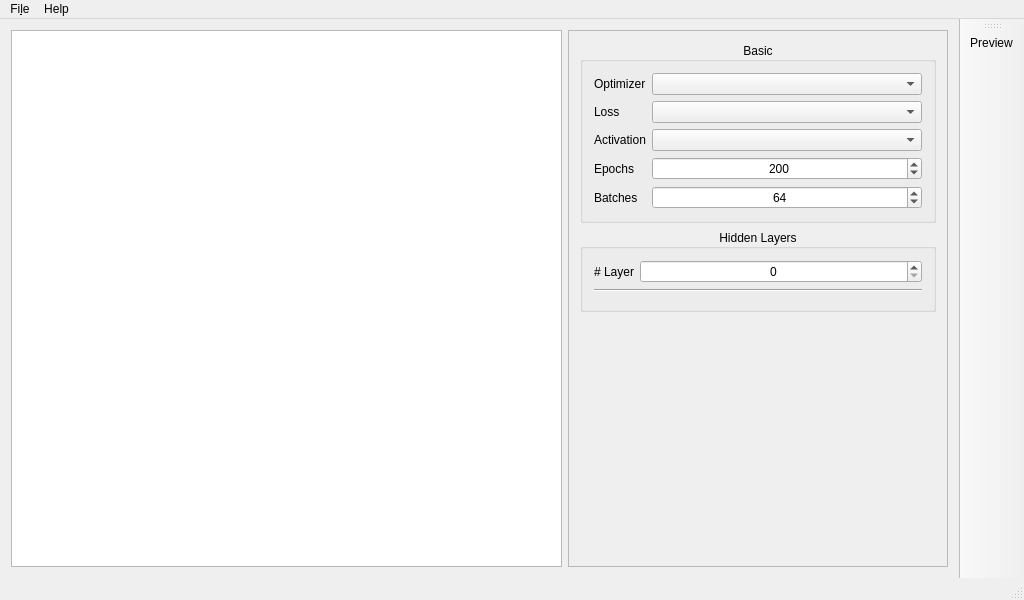
<?xml version="1.0" encoding="UTF-8"?>
<ui version="4.0">
 <class>MainWindow</class>
 <widget class="QMainWindow" name="MainWindow">
  <property name="geometry">
   <rect>
    <x>0</x>
    <y>0</y>
    <width>1024</width>
    <height>600</height>
   </rect>
  </property>
  <property name="windowTitle">
   <string>Analogy Neural Solver Configurator</string>
  </property>
  <widget class="QWidget" name="centralWidget">
   <layout class="QHBoxLayout" name="horizontalLayout">
    <item>
     <widget class="QGraphicsView" name="graphicsView"/>
    </item>
    <item>
     <widget class="QScrollArea" name="scrollArea">
      <property name="maximumSize">
       <size>
        <width>380</width>
        <height>16777215</height>
       </size>
      </property>
      <property name="widgetResizable">
       <bool>true</bool>
      </property>
      <widget class="QWidget" name="scrollAreaWidgetContents">
       <property name="geometry">
        <rect>
         <x>0</x>
         <y>0</y>
         <width>378</width>
         <height>336</height>
        </rect>
       </property>
       <property name="sizePolicy">
        <sizepolicy hsizetype="Preferred" vsizetype="Maximum">
         <horstretch>0</horstretch>
         <verstretch>0</verstretch>
        </sizepolicy>
       </property>
       <layout class="QVBoxLayout" name="verticalLayout">
        <item>
         <widget class="QGroupBox" name="groupBox_basic">
          <property name="sizePolicy">
           <sizepolicy hsizetype="Preferred" vsizetype="Maximum">
            <horstretch>0</horstretch>
            <verstretch>0</verstretch>
           </sizepolicy>
          </property>
          <property name="title">
           <string>Basic</string>
          </property>
          <property name="alignment">
           <set>Qt::AlignCenter</set>
          </property>
          <layout class="QFormLayout" name="formLayout">
           <item row="1" column="0">
            <widget class="QLabel" name="label_basic_optimizer">
             <property name="text">
              <string>Optimizer</string>
             </property>
            </widget>
           </item>
           <item row="1" column="1">
            <widget class="QComboBox" name="comboBox_basic_optimizer"/>
           </item>
           <item row="2" column="0">
            <widget class="QLabel" name="label_basic_loss">
             <property name="text">
              <string>Loss</string>
             </property>
            </widget>
           </item>
           <item row="2" column="1">
            <widget class="QComboBox" name="comboBox_basic_loss"/>
           </item>
           <item row="3" column="0">
            <widget class="QLabel" name="label_basic_activation">
             <property name="text">
              <string>Activation</string>
             </property>
            </widget>
           </item>
           <item row="3" column="1">
            <widget class="QComboBox" name="comboBox_basic_activation"/>
           </item>
           <item row="4" column="0">
            <widget class="QLabel" name="label_basic_epochs">
             <property name="text">
              <string>Epochs</string>
             </property>
            </widget>
           </item>
           <item row="4" column="1">
            <widget class="QSpinBox" name="spinBox_basic_epochs">
             <property name="alignment">
              <set>Qt::AlignCenter</set>
             </property>
             <property name="minimum">
              <number>1</number>
             </property>
             <property name="maximum">
              <number>99999</number>
             </property>
             <property name="value">
              <number>200</number>
             </property>
            </widget>
           </item>
           <item row="5" column="0">
            <widget class="QLabel" name="label_basic_batch">
             <property name="text">
              <string>Batches</string>
             </property>
            </widget>
           </item>
           <item row="5" column="1">
            <widget class="QSpinBox" name="spinBox_basic_batch">
             <property name="alignment">
              <set>Qt::AlignCenter</set>
             </property>
             <property name="minimum">
              <number>1</number>
             </property>
             <property name="maximum">
              <number>9999</number>
             </property>
             <property name="value">
              <number>64</number>
             </property>
            </widget>
           </item>
          </layout>
         </widget>
        </item>
        <item>
         <widget class="QGroupBox" name="groupBox_compute">
          <property name="sizePolicy">
           <sizepolicy hsizetype="Preferred" vsizetype="Maximum">
            <horstretch>0</horstretch>
            <verstretch>0</verstretch>
           </sizepolicy>
          </property>
          <property name="title">
           <string>Hidden Layers</string>
          </property>
          <property name="alignment">
           <set>Qt::AlignCenter</set>
          </property>
          <layout class="QFormLayout" name="formLayout_3">
           <item row="0" column="0">
            <widget class="QLabel" name="label_compute_num">
             <property name="text">
              <string># Layer</string>
             </property>
            </widget>
           </item>
           <item row="0" column="1">
            <widget class="QSpinBox" name="spinBox_compute_num">
             <property name="alignment">
              <set>Qt::AlignCenter</set>
             </property>
             <property name="minimum">
              <number>0</number>
             </property>
             <property name="value">
              <number>0</number>
             </property>
            </widget>
           </item>
           <item row="1" column="0" colspan="2">
            <widget class="Line" name="line_compute">
             <property name="orientation">
              <enum>Qt::Horizontal</enum>
             </property>
            </widget>
           </item>
           <item row="2" column="0" colspan="2">
            <layout class="QVBoxLayout" name="verticalLayout_compute"/>
           </item>
          </layout>
         </widget>
        </item>
       </layout>
      </widget>
     </widget>
    </item>
   </layout>
  </widget>
  <widget class="QMenuBar" name="menuBar">
   <property name="geometry">
    <rect>
     <x>0</x>
     <y>0</y>
     <width>1024</width>
     <height>25</height>
    </rect>
   </property>
   <widget class="QMenu" name="menuFile">
    <property name="title">
     <string>Fi&amp;le</string>
    </property>
    <addaction name="actionNew"/>
    <addaction name="actionOpen"/>
    <addaction name="actionSaveConfig"/>
    <addaction name="separator"/>
    <addaction name="separator"/>
    <addaction name="actionExit"/>
   </widget>
   <widget class="QMenu" name="menuHelp">
    <property name="title">
     <string>Help</string>
    </property>
    <addaction name="actionAbout"/>
   </widget>
   <addaction name="menuFile"/>
   <addaction name="menuHelp"/>
  </widget>
  <widget class="QStatusBar" name="statusBar"/>
  <widget class="QToolBar" name="toolBar">
   <property name="windowTitle">
    <string>toolBar</string>
   </property>
   <property name="allowedAreas">
    <set>Qt::RightToolBarArea</set>
   </property>
   <attribute name="toolBarArea">
    <enum>RightToolBarArea</enum>
   </attribute>
   <attribute name="toolBarBreak">
    <bool>false</bool>
   </attribute>
   <addaction name="actionPreview"/>
  </widget>
  <action name="actionAbout">
   <property name="text">
    <string>&amp;About</string>
   </property>
  </action>
  <action name="actionNew">
   <property name="text">
    <string>&amp;New</string>
   </property>
   <property name="shortcut">
    <string>Ctrl+N</string>
   </property>
  </action>
  <action name="actionOpen">
   <property name="text">
    <string>&amp;Open Config</string>
   </property>
   <property name="shortcut">
    <string>Ctrl+O</string>
   </property>
  </action>
  <action name="actionExit">
   <property name="text">
    <string>&amp;Exit</string>
   </property>
   <property name="shortcut">
    <string>Ctrl+Q</string>
   </property>
  </action>
  <action name="actionPreview">
   <property name="icon">
    <iconset theme="document-print-preview">
     <normaloff>interface/preview.png</normaloff>interface/preview.png</iconset>
   </property>
   <property name="text">
    <string>Preview</string>
   </property>
   <property name="toolTip">
    <string>Preview</string>
   </property>
   <property name="shortcut">
    <string>Ctrl+B</string>
   </property>
  </action>
  <action name="actionSaveConfig">
   <property name="text">
    <string>&amp;Save Config</string>
   </property>
   <property name="shortcut">
    <string>Ctrl+S</string>
   </property>
  </action>
 </widget>
 <layoutdefault spacing="6" margin="11"/>
 <resources/>
 <connections/>
</ui>
